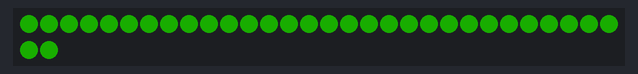
A sketch run on a simulated Arduino Uno, built with avr-gcc and run on an emulated ATmega328P. Parts: 32 RGB LEDs in strip order, left to right, continuing on the next row. Dim RGB values are drawn brighter than linear.

Above: at 2.4 s.
At 16.8 s:
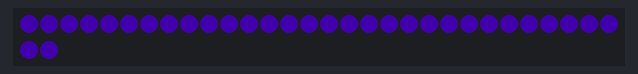
At 24.0 s:
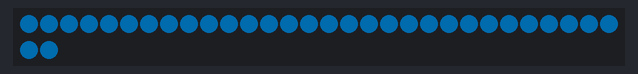
At 38.4 s:
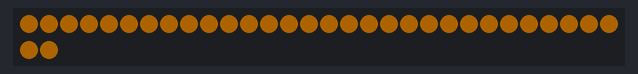

The sketch:

iq-v1.ino
```cpp
// VeX IQ 2022-2023 Slapshot
// Excellence Trophy Lighting

// by Thomas Dodds

// NeoPixels connected to pin 6

// Timer0 used by NeoPixel library
// Timer1 used for long timing (sequence switching)
// Timer2 used for smoothing/animation

#include <Adafruit_NeoPixel.h>

#define PIXEL_COUNT 32
#define PIXEL_PIN 6

#define FADE_RATE 8
#define BRIGHTNESS_MAX 140
#define BRIGHTNESS_MIN 10

#define TIMER_SHORT_INTERVAL 12.0 // ms
// #define TIMER_SHORT_MAX 3
#define TIMER_LONG_INTERVAL 0.4 // s
#define TIMER_LONG_MAX 5
#define SEQUENCE_COUNT 4

const uint8_t colors[] = {
  35,   // yellow
  65,   // green
  135,  // blue
  200,  // purple
  25    // orange
};

uint8_t timer_long, sequence, pixel, fade;

Adafruit_NeoPixel strip(PIXEL_COUNT, PIXEL_PIN, NEO_GRB + NEO_KHZ800);

uint8_t nextpixel(){
  if(++pixel == (PIXEL_COUNT + 1)){
    pixel = 0;
    strip.show();
  }
  return pixel;
}

void setup() {
  cli();

  // timer_short
  TCCR2A = 0;
  TCCR2B = 0;
  TCNT2 = 0;
  OCR2A = uint8_t(constrain(15.625 * TIMER_SHORT_INTERVAL, 0, 255));
  TCCR2B |= bit(WGM21) | bit(CS20) | bit(CS22);
  TIMSK2 |= bit(OCIE2A);

  // timer_long
  TCCR1A = 0;
  TCCR1B = 0;
  TCNT1 = 0;
  OCR1A = uint16_t(constrain(15625 * TIMER_LONG_INTERVAL, 0, 65535));
  TCCR1B |= bit(WGM12) | bit(CS10) | bit(CS12);
  TIMSK1 |= bit(OCIE1A);

  sei();

  strip.begin();
}

void loop() {
  strip.setPixelColor(nextpixel(), strip.gamma32(strip.ColorHSV(colors[sequence] << 8, 255, fade)));
}

ISR(TIMER2_COMPA_vect){
  if(timer_long == 0){
    fade += FADE_RATE * (fade < (BRIGHTNESS_MAX - FADE_RATE));
  }
  if(timer_long == TIMER_LONG_MAX){
    fade -= FADE_RATE * (fade > (BRIGHTNESS_MIN + FADE_RATE));
  }
}

ISR(TIMER1_COMPA_vect){
  if(++timer_long == (TIMER_LONG_MAX + 1)){
    timer_long = 0;
    if(++sequence == (SEQUENCE_COUNT)){
       sequence = 0;
    }
  }
}
```
